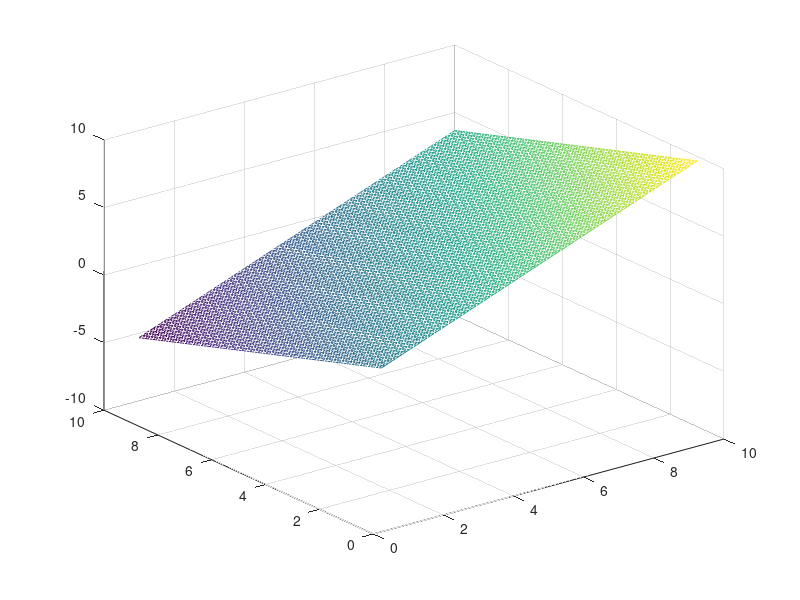

Write MATLAB code to recreate this figure.
clear;clc;
x0=[0,0,0,1];x1=[1,0,0,1];x2=[1,0,1,1];x3=[1,1,0,1];x4=[0,0,-1,-1];x5=[0,-1,0,-1];x6=[0,-1,-1,-1];x7=[-1,-1,-1,-1];
X=[x0;x1;x2;x3;x4;x5;x6;x7];
w0=[-1,-2,-2,0];
flag = 0;
for k = 1 : 200
    for i = 1 : 8
        d = w0 * X(i,:)';
        if (d <= 0)
            w0 = w0 + X(i,:);
            flag = 1;
        end
    end
    if (~flag)
        k,w0
        break;
    else
        flag = 0;
    end
end


[a,b]=meshgrid(1:0.1:10,1:0.1:10);
z=(3*a-2*b+1)./3;
mesh(a,b,z);




